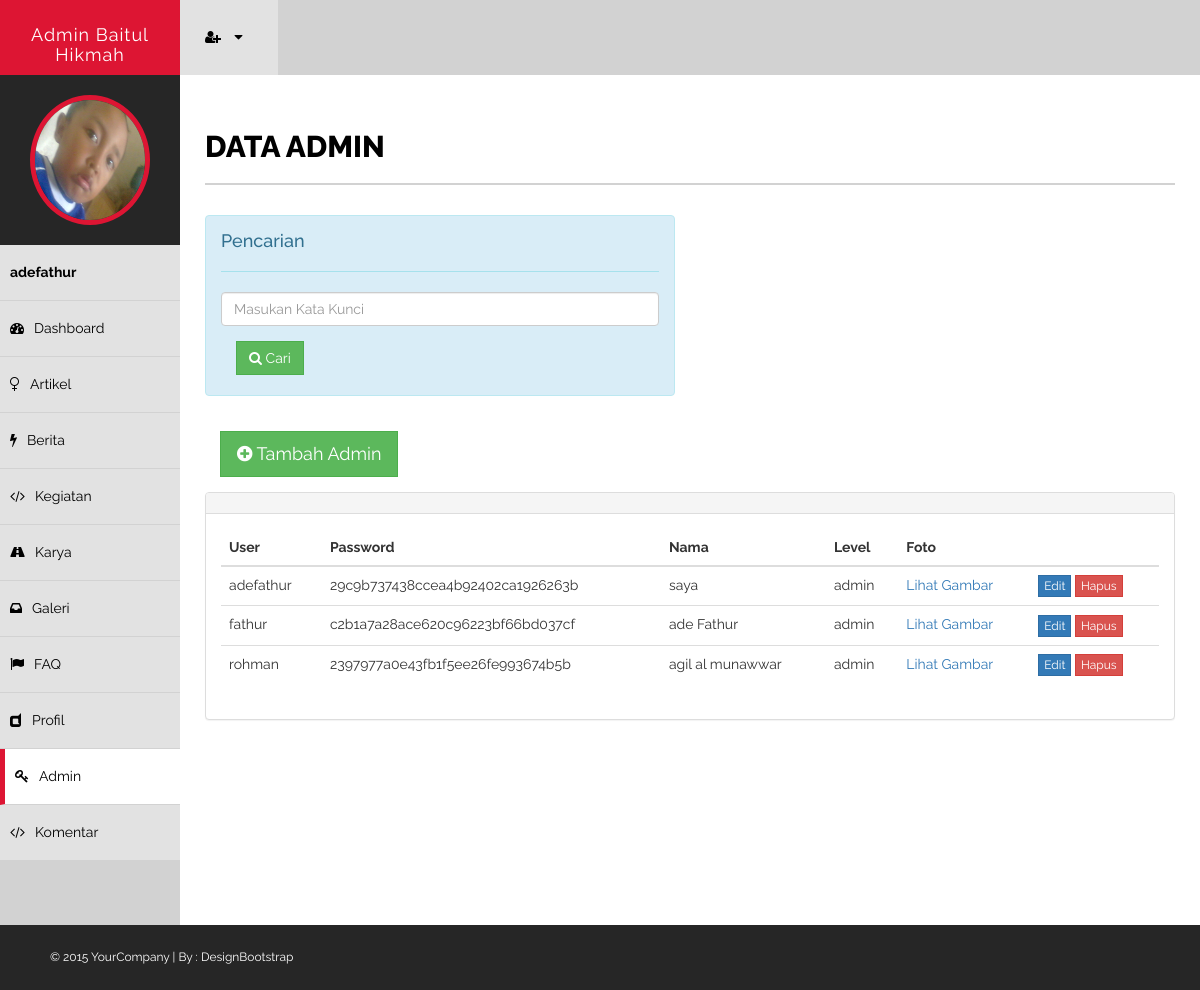
Screenshot of /kontrol/admin/admin.php (signed in) with the database file from the repository.
### tables this page shows
CREATE TABLE IF NOT EXISTS `tb_adm` (
  `user_adm` varchar(20) NOT NULL,
  `pass_adm` varchar(50) NOT NULL,
  `nama_adm` varchar(35) NOT NULL,
  `level_adm` varchar(10) NOT NULL,
  `gambar_adm` varchar(50) NOT NULL
);

### kontrol/admin/admin.php (the view, shortened to what this page needs)
<?php
include '../database.php';
$usern=$_SESSION['username'];
$res=mysql_query("select * from tb_adm where user_adm='".$usern."'");
$arai=mysql_fetch_array($res);
$man=$arai['gambar_adm'];
?>
<!DOCTYPE html>
<html xmlns="http://www.w3.org/1999/xhtml">
<head>
    <link href="assets/css/bootstrap.css" rel="stylesheet" />
    <link href="assets/css/font-awesome.css" rel="stylesheet" />
    <link href="assets/css/style.css" rel="stylesheet" />
</head>
<body>
    <div id="wrapper">
        <nav class="navbar navbar-default navbar-cls-top " role="navigation" style="margin-bottom: 0">
            <div class="navbar-header">
                <a  class="navbar-brand" href="index.php">Admin Baitul Hikmah
                </a>
            </div>
            <div class="notifications-wrapper">
<ul class="nav">
                <li class="dropdown">
                    <a class="dropdown-toggle" data-toggle="dropdown" href="#">
                        <i class="fa fa-user-plus"></i>  <i class="fa fa-caret-down"></i>
                    </a>
                </li>
            </ul>
            </div>
        </nav>
        <nav  class="navbar-default navbar-side" role="navigation">
            <div class="sidebar-collapse">
                <ul class="nav" id="main-menu">
                    <li>
                        <div class="user-img-div">
                           <img src="gmb/admin/<?php echo $man ?>" class="img-circle" width="120px" hight="150px" />
                        </div>
                    </li>
                     <li>
                        <a  href="#"> <strong> <?php echo $_SESSION['username']; ?> </strong></a>
                    </li>
                    <li>
                        <a  href="index.php"><i class="fa fa-dashboard "></i>Dashboard</a>
                    </li>
                    <li>
                        <a href="artikel.php"><i class="fa fa-venus "></i>Artikel </a>
                    </li>
                    <li>
                        <a href="berita.php"><i class="fa fa-bolt "></i>Berita</a>
                    </li>
                     <li>
                        <a href="kegiatan.php"><i class="fa fa-code "></i>Kegiatan</a>
                    </li>
                    <li>
                        <a href="karya.php"><i class="fa fa-road "></i>Karya</a>
                    </li>
                    <li>
                        <a href="galeri.php"><i class="fa fa-inbox "></i>Galeri</a>
                    </li>
                    <li>
                        <a href="faq.php"><i class="fa fa-flag "></i>FAQ</a>
                    </li>
                   <li>
                        <a href="profil.php"><i class="fa fa-dashcube "></i>Profil</a>
                    </li>
                    <li>
                        <a class="active-menu" href="admin.php"><i class="fa fa-key "></i>Admin</a>
                    </li>
                    <li>
                        <a href="komentar.php"><i class="fa fa-code "></i>Komentar</a>
                    </li>
                </ul>
            </div>
        </nav>
        <div id="page-wrapper" class="page-wrapper-cls">
            <div id="page-inner">
                <div class="row">
                    <div class="col-md-12">
                        <h1 class="page-head-line">Data Admin</h1>
                    </div>
                </div>
                <div class="row">
                <div class="col-md-6">
                <div class="alert  alert-info">
                    <div class="current-notices">
                            <h4>Pencarian</h4>
                    <hr />
                             <form method="post">
                            <input type="text" class="form-control" id="cariArtikel" name="cari_art" placeholder="Masukan Kata Kunci" />
                            <button class="btn btn-success" id="cari" name="cari" value="Cari"><i class="fa fa-search"></i> Cari</button>
                            </form>
                        </div>
                        </div>
                    </div>
                    </div>
                        <a href="input_admin.php" class="btn btn-success btn-lg" id="tambah"><i class="fa fa-plus-circle"></i> Tambah Admin</a>
                    <div class="panel panel-default">
                        <div class="panel-heading">
                        </div>
                        <div class="panel-body">
                            <div class="table-responsive">
                                <table class="table table-hover">
                                    <thead>
                                        <tr>
                                            <th>User</th>
                                            <th>Password</th>
                                            <th>Nama</th>
                                            <th>Level</th>
                                            <th>Foto</th>
                                            <th></th>
                                        </tr>
                                    </thead>
                                    <tbody>
                                    <?php
                                        $input_cari = @$_POST['cari_art'];
                                        $cari = @$_POST['cari'];
                                        if($cari) {
                                        if($input_cari != "") {
                                        $sql = mysql_query("select * from tb_adm where user_adm LIKE '%$input_cari%' or nama_adm LIKE '%$input_cari%' or level_adm LIKE '%$input_cari%'") or die (mysql_error());
                                        } else {
                                        $sql = mysql_query("select * from tb_adm") or die (mysql_error());
                                        }
                                        } else {
                                        $sql = mysql_query("select * from tb_adm") or die (mysql_error());
                                        }
                                       $cek = mysql_num_rows($sql);
                                       if($cek < 1) {
                                        ?>
                                        <tr>
                                          <td colspan="7" align="center style="padding:10px;""> Data Tidak Ditemukan</td>
                                         </tr>
                                    <?php
                                }else{
                                      while ($baris = mysql_fetch_array($sql)) {
                                    ?>
                                        <tr>
                                            <td><?php echo $baris['user_adm']; ?></td>
                                            <td><?php echo $baris['pass_adm']; ?></td>
                                            <td><?php echo $baris['nama_adm']; ?></td>
                                            <td><?php echo $baris['level_adm']; ?></td>
                                            <td><a href="gmb/admin/<?php echo $baris['gambar_adm'] ?>" target="_blank"> Lihat Gambar </a></td>
                                            <td><a href="edit_admin.php?id=<?php echo $baris['user_adm']; ?>" class="btn btn-primary btn-xs">Edit</a>
                                            <a href="#" data-href="hapus_admin.php?id=<?php echo $baris['user_adm']; ?>" class="btn btn-danger btn-xs" data-toggle="modal" data-target="#confirm-delete">Hapus</a></td>
                                        </tr>
                                        <?php
                                    }
                                }
                                    ?>
                                    </tbody>
                                </table>
                            </div>
                        </div>
                    </div>
    </div>
    </div>
    <footer >
        &copy; 2015 YourCompany | By : <a href="http://www.designbootstrap.com/" target="_blank">DesignBootstrap</a>
    </footer>
</body>
</html>

### kontrol/admin/assets/css/style.css (style rules this page uses)
body { font-family: 'Raleway', sans-serif; line-height:25px; font-size:14px; }
#wrapper { width: 100%; background: #d2d2d2; }
#page-wrapper { padding: 15px 15px; min-height: 800px; background: #fff; }
#page-inner { width: 100%; margin: 10px 20px 10px 0px; background-color: #fff!important; padding: 10px; min-height: 800px; }
.page-head-line { font-size: 30px; text-transform: uppercase; color: #000; font-weight: 800; padding-bottom: 20px; border-bottom: 2px solid #d2d2d2; margin-bottom: 30px; }
.btn { border-radius:0px!important; -moz-border-radius:0px!important; -webkit-border-radius:0px!important; }
.navbar-cls-top .navbar-brand { color: #fff; background: #DD1533; width: 180px; text-align: center; height: 75px; font-size: 18px; letter-spacing: 1px; padding-top: 25px; }
.user-img-div { min-height: 130px; padding: 20px; background-color: #262626; text-align:center; }
.user-img-div img { height: 130px; border: 5px solid #DD1533; }
.active-menu { background-color: #fff!important; border-left: 5px solid #DD1533; }
.sidebar-collapse, .sidebar-collapse .nav { background: none; }
.sidebar-collapse .nav { padding: 0; }
.sidebar-collapse .nav > li > a { color: #000; background: #E2E2E2; text-shadow: none; border-bottom: 1px solid #D2D2D2; }
.sidebar-collapse > .nav > li > a { padding: 15px 10px; }
.navbar-side { border: none; background-color: #202020; }
.navbar-cls-top { background: #262626; border-bottom: none; }
.navbar-default { border: 0px solid black; }
.navbar-header { background: #000000; }
.nav > li > a > i { margin-right: 10px; }
.notifications-wrapper { margin-left:3px; }
.notifications-wrapper .nav { background-color: #D2d2d2; }
.notifications-wrapper li { display: inline-block; }
.notifications-wrapper li a { padding: 25px; min-height: 50px; }
.notifications-wrapper .nav > li > a { background-color: #E2E2E2; color:#000; }
footer { background-color:#262626; padding:20px 50px; color:#fff; font-size:12px; }
footer a { color:#fff; }
@media (min-width:768px) { .page-wrapper-cls { margin: 0 0 0 180px; } }
@media (min-width:768px) { .navbar-side { z-index: 1; position: absolute; width: 180px; } }
@media (min-width:768px) { .navbar { border-radius: 0px; } }

### rows the page displays
tb_adm: gambar_adm (picture), user_adm "adefathur", pass_adm "29c9b737438ccea4b92402ca1926263b", nama_adm "saya", level_adm "admin"
tb_adm: user_adm "fathur", pass_adm "c2b1a7a28ace620c96223bf66bd037cf", nama_adm "ade Fathur", level_adm "admin"
tb_adm: user_adm "rohman", pass_adm "2397977a0e43fb1f5ee26fe993674b5b", nama_adm "agil al munawwar", level_adm "admin"

### other values shown
$_SESSION['username'] "adefathur"
